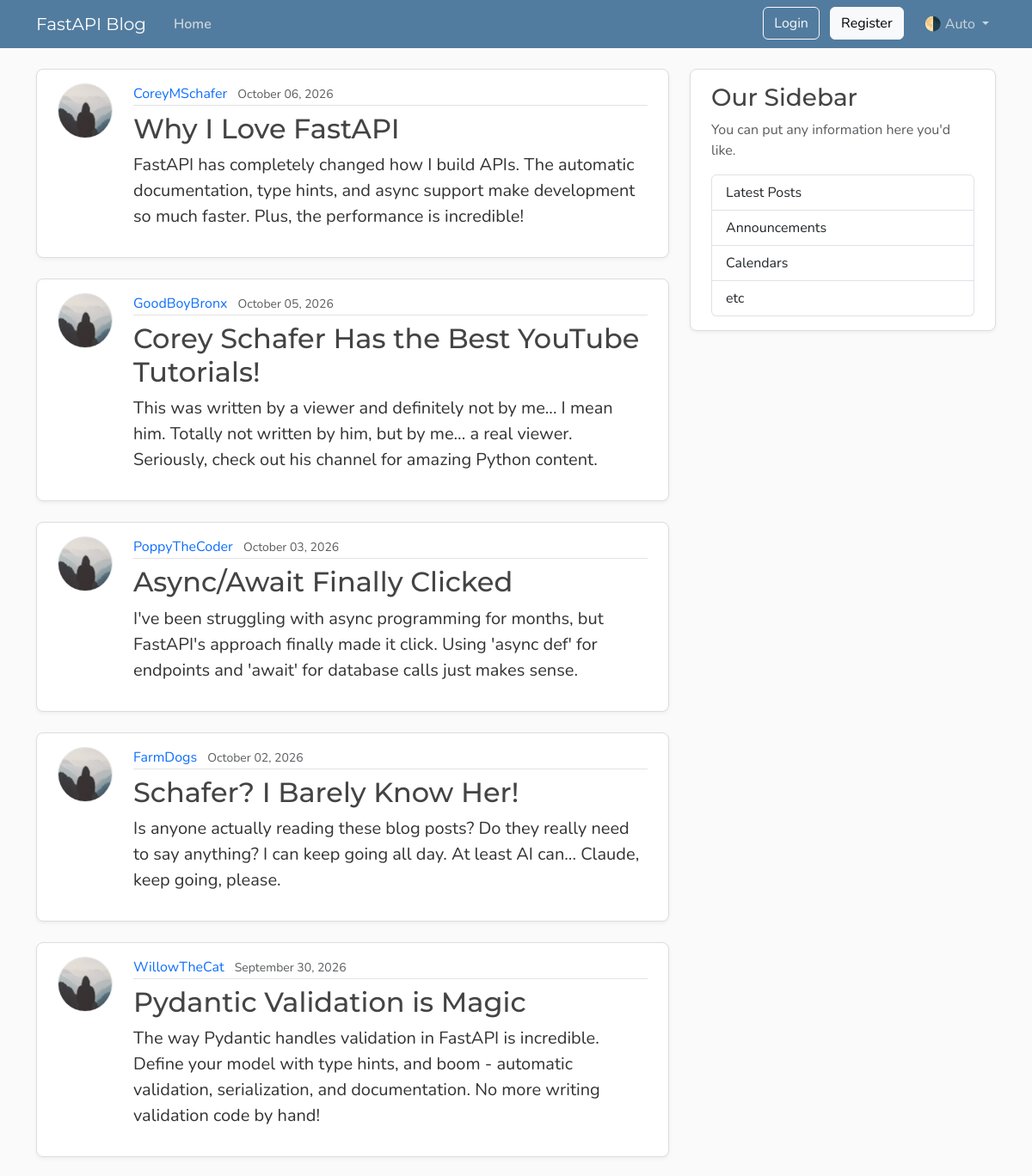
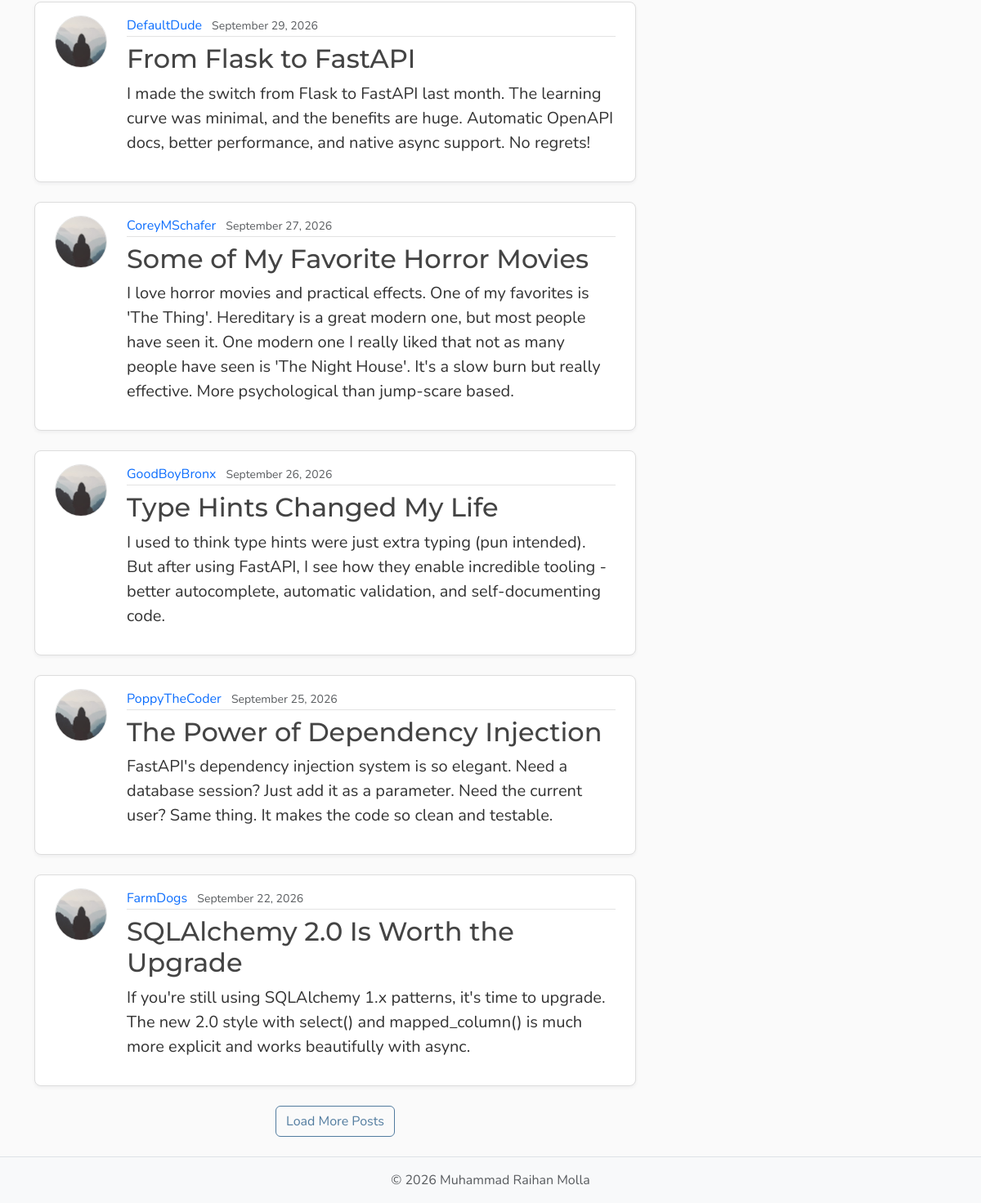
The page /posts on the database its author committed (2 pictures, top to bottom).
### models.py (models this page shows, shortened)
class Post(Base):
    __tablename__ = "posts"
    id: Mapped[int] = mapped_column(Integer, primary_key=True, index=True)
    title: Mapped[str] = mapped_column(String(100), nullable=False)
    content: Mapped[str] = mapped_column(Text, nullable=False)
    date_posted: Mapped[datetime] = mapped_column(
        DateTime,
        nullable=False,
        default=lambda: datetime.now(UTC),
    )
    user_id: Mapped[int] = mapped_column(
        Integer,
        ForeignKey("users.id"),
        nullable=False,
    )
    author: Mapped[User] = relationship(back_populates="posts")

class User(Base):
    __tablename__ = "users"
    id: Mapped[int] = mapped_column(Integer, primary_key=True, index=True)
    username: Mapped[str] = mapped_column(String(50), unique=True, nullable=False)
    email: Mapped[str] = mapped_column(String(120), unique=True, nullable=False)
    password_hash: Mapped[str] = mapped_column(String(255), nullable=False)
    image_file: Mapped[str | None] = mapped_column(
        String(200),
        nullable=True,
        default=None,
    )
    posts: Mapped[list[Post]] = relationship(
        back_populates="author",
        cascade="all, delete-orphan",
        )

### main.py (the view)
@app.get("/", include_in_schema=False, name="home")
@app.get("/posts", include_in_schema=False, name="posts")
async def home(request: Request, db: Annotated[AsyncSession, Depends(get_db)]):
    count_result = await db.execute(select(func.count()).select_from(models.Post))
    total = count_result.scalar() or 0
    result = await db.execute(
        select(models.Post)
        .options(selectinload(models.Post.author))
        .order_by(models.Post.date_posted.desc())
        .limit(settings.posts_per_page),
    )
    posts = result.scalars().all()
    has_more = len(posts) < total
    return templates.TemplateResponse(
        request,
        "home.html",
        {
            "posts": posts,
            "title": "Home",
            "limit": settings.posts_per_page,
            "has_more": has_more,
        },
    )

### templates/home.html (shortened to what this page needs)
{% extends "layout.html" %}
{% block content %}
<div id="postsContainer">
    {% for post in posts %}
    <article class="content-section py-3 px-4 mb-4">
        <div class="d-flex align-items-start gap-4">
            <img class="rounded-circle article-img flex-shrink-0"
                src="{{ post.author.image_path if post.author.image_path is defined else url_for('static', path='profile_pics/default.jpg') }}"
                alt="{{ post.author.username if post.author.username is defined else post.author }}'s profile picture"
                width="64" height="64" loading="lazy">
            <div class="flex-grow-1">
                <div class="article-metadata mb-2">
                    <a class="me-2"
                        href="{{ url_for('user_posts', user_id=post.author.id) if post.author.id is defined else '#' }}">{{
                        post.author.username if post.author.username is defined else post.author }}</a>
                    <small class="text-body-secondary">{{ post.date_posted.strftime("%B %d, %Y") if
                        post.date_posted.strftime is defined else post.date_posted }}</small>
                </div>
                <h2>
                    <a class="article-title" href="{{ url_for('post_page', post_id=post.id) }}">{{ post.title }}</a>
                </h2>
                <p class="article-content">{{ post.content }}</p>
            </div>
        </div>
    </article>
    {% else %}
    <p class="text-body-secondary">No posts yet.</p>
    {% endfor %}
</div>
{% if has_more %}
<div class="text-center mb-4">
    <button type="button" class="btn btn-outline-primary" id="loadMoreBtn">Load More Posts</button>
</div>
{% endif %}
{% endblock content %}

### templates/layout.html (shortened to what this page needs)
<!DOCTYPE html>
<html lang="en">
<head>
    <link href="https://cdn.jsdelivr.net/npm/bootstrap@5.3.8/dist/css/bootstrap.min.css" rel="stylesheet"
>
    <link rel="stylesheet" type="text/css" href="{{ url_for('static', path='css/main.css') }}">
</head>
<body class="d-flex flex-column min-vh-100">
    <header class="site-header">
        <nav class="navbar navbar-expand-md bg-steel fixed-top" data-bs-theme="dark">
            <div class="container">
                <a class="navbar-brand me-4" href="{{ url_for('home') }}">FastAPI Blog</a>
                <div class="collapse navbar-collapse" id="navbarToggle">
                    <div class="navbar-nav me-auto">
                        <a class="nav-link active" aria-current="page" href="{{ url_for('home') }}">Home</a>
                    </div>
                    <div class="navbar-nav">
                        <div id="loggedOutNav">
                            <a class="btn btn-outline-light mb-2 mb-md-0 me-md-2"
                                href="{{ url_for('login_page') }}">Login</a>
                            <a class="btn btn-light mb-2 mb-md-0 me-md-3"
                                href="{{ url_for('register_page') }}">Register</a>
                        </div>
                        <div class="nav-item dropdown">
                            <a class="nav-link dropdown-toggle" href="#" role="button" id="bd-theme"
                                data-bs-toggle="dropdown" aria-expanded="false">
                                <span id="bd-theme-text">🌗 Auto</span>
                            </a>
                        </div>
                    </div>
                </div>
            </div>
        </nav>
    </header>
    <main role="main" class="container">
        <div class="row">
            <div class="col-md-8">
                {% block content %}
                {% endblock content %}
            </div>
            <aside class="col-md-4">
                <div class="content-section py-3 px-4 mb-4">
                    <h3>Our Sidebar</h3>
                    <p class="text-body-secondary">You can put any information here you'd like.</p>
                    <ul class="list-group">
                        <li class="list-group-item">Latest Posts</li>
                        <li class="list-group-item">Announcements</li>
                        <li class="list-group-item">Calendars</li>
                        <li class="list-group-item">etc</li>
                    </ul>
                </div>
            </aside>
        </div>
    </main>
    <footer class="mt-auto py-3 bg-body-tertiary border-top">
        <div class="container text-center">
            <p class="text-body-secondary mb-0">
                © <span id="year"></span> Muhammad Raihan Molla
            </p>
        </div>
    </footer>
</body>
</html>

### static/css/main.css (style rules this page uses)
:root { --font-heading: "Montserrat", system-ui, -apple-system, BlinkMacSystemFont, sans-serif; --font-body: "Nunito", system-ui, -apple-system, BlinkMacSystemFont, sans-serif; --color-bg-body: #fafafa; --color-bg-content: #ffffff; --color-text-primary: #333333; --color-text-heading: #444444; --color-steel: #527c9f; --color-nav-link: #cbd5db; --color-nav-link-hover: #ffffff; --color-link-hover: #428bca; --color-border: #dddddd; --color-border-light: #e3e3e3; --spacing-xl: 5rem; --article-img-size: 4rem; --account-img-size: 7.813rem; }
body { font-family: var(--font-body); background: var(--color-bg-body); color: var(--color-text-primary); }
main { padding-top: var(--spacing-xl); }
h1, h2, h3, h4, h5, h6 { font-family: var(--font-heading); color: var(--color-text-heading); }
.navbar-brand { font-family: var(--font-heading); }
a { text-decoration: none; }
.bg-steel { background-color: var(--color-steel); }
.site-header .navbar-nav .nav-link { color: var(--color-nav-link); transition: color 0.2s ease-in-out; }
.site-header .navbar-nav .nav-link.active { font-weight: 600; }
.content-section { background: var(--color-bg-content); border: 1px solid var(--color-border); border-radius: 0.5rem; box-shadow: 0 2px 4px rgba(15, 23, 42, 0.05); transition: box-shadow 0.15s ease, transform 0.15s ease, border-color 0.15s ease; }
.article-title { color: var(--color-text-heading); transition: color 0.2s ease-in-out; }
.article-content { white-space: pre-line; font-size: 1.25rem; }
.article-img { height: var(--article-img-size); width: var(--article-img-size); flex-shrink: 0; object-fit: cover; border: 1px solid var(--color-border-light); box-shadow: 0 0 0 2px var(--color-bg-content); }
.article-metadata { padding-bottom: 0.063rem; border-bottom: 1px solid var(--color-border-light); }
.article-metadata a { transition: color 0.2s ease-in-out; }
.btn-outline-primary { --bs-btn-color: #527c9f; --bs-btn-border-color: #527c9f; --bs-btn-hover-color: #fff; --bs-btn-hover-bg: #466a87; --bs-btn-hover-border-color: #3f6179; --bs-btn-active-color: #fff; --bs-btn-active-bg: #3f6179; --bs-btn-active-border-color: #3a5b72; }
[data-bs-theme="dark"] { --color-bg-body: #1a1a1a; --color-bg-content: #2d2d2d; --color-text-primary: #e0e0e0; --color-text-heading: #f0f0f0; --color-border: #404040; --color-border-light: #4a4a4a; }

### rows shown on the page
Post: author "CoreyMSchafer", date_posted "October 06, 2026", title "Why I Love FastAPI", content "FastAPI has completely changed how I build APIs. The automatic documentation, type hints, and async support make development so much faster. Plus, the performance is incredible!"
Post: author "GoodBoyBronx", date_posted "October 05, 2026", title "Corey Schafer Has the Best YouTube Tutorials!", content "This was written by a viewer and definitely not by me... I mean him. Totally not written by him, but by me... a real viewer. Seriously, check out his channel for amazing Python content."
Post: author "PoppyTheCoder", date_posted "October 03, 2026", title "Async/Await Finally Clicked", content "I've been struggling with async programming for months, but FastAPI's approach finally made it click. Using 'async def' for endpoints and 'await' for database calls just makes sense."
Post: author "FarmDogs", date_posted "October 02, 2026", title "Schafer? I Barely Know Her!", content "Is anyone actually reading these blog posts? Do they really need to say anything? I can keep going all day. At least AI can... Claude, keep going, please."
Post: author "WillowTheCat", date_posted "September 30, 2026", title "Pydantic Validation is Magic", content "The way Pydantic handles validation in FastAPI is incredible. Define your model with type hints, and boom - automatic validation, serialization, and documentation. No more writing validation code by hand!"
Post: author "DefaultDude", date_posted "September 29, 2026", title "From Flask to FastAPI", content "I made the switch from Flask to FastAPI last month. The learning curve was minimal, and the benefits are huge. Automatic OpenAPI docs, better performance, and native async support. No regrets!"
Post: author "CoreyMSchafer", date_posted "September 27, 2026", title "Some of My Favorite Horror Movies", content "I love horror movies and practical effects. One of my favorites is 'The Thing'. Hereditary is a great modern one, but most people have seen it. One modern one I really liked that not as many people have seen is 'The Night House'. It's a slow burn but really effective. More psychological than jump-scare based."
Post: author "GoodBoyBronx", date_posted "September 26, 2026", title "Type Hints Changed My Life", content "I used to think type hints were just extra typing (pun intended). But after using FastAPI, I see how they enable incredible tooling - better autocomplete, automatic validation, and self-documenting code."
Post: author "PoppyTheCoder", date_posted "September 25, 2026", title "The Power of Dependency Injection", content "FastAPI's dependency injection system is so elegant. Need a database session? Just add it as a parameter. Need the current user? Same thing. It makes the code so clean and testable."
Post: author "FarmDogs", date_posted "September 22, 2026", title "SQLAlchemy 2.0 Is Worth the Upgrade", content "If you're still using SQLAlchemy 1.x patterns, it's time to upgrade. The new 2.0 style with select() and mapped_column() is much more explicit and works beautifully with async."
